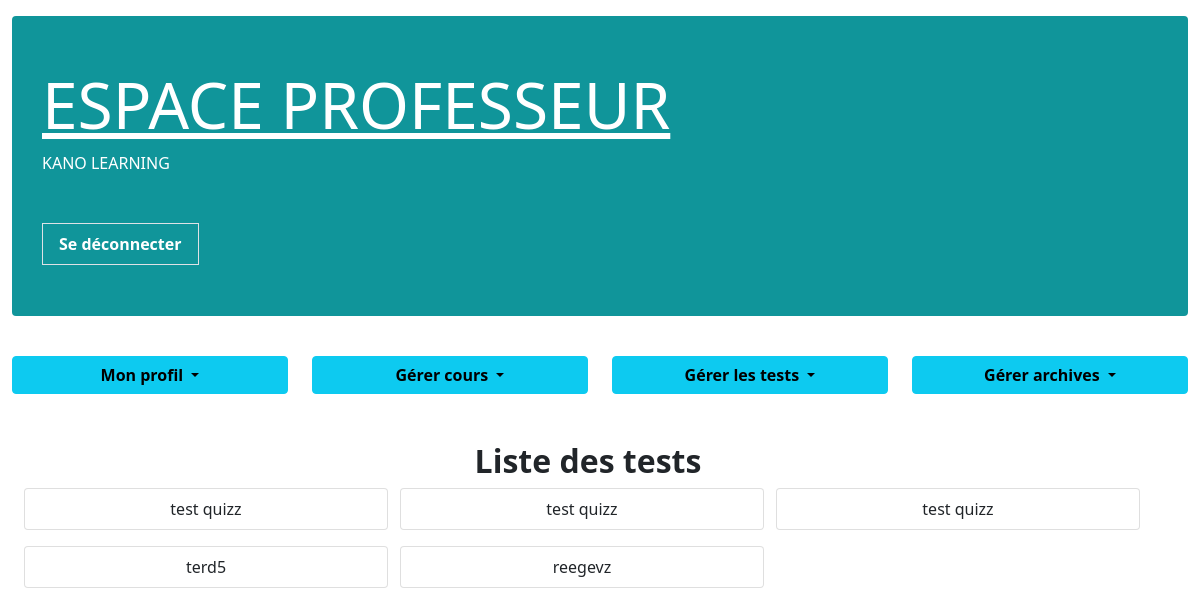
The app's page /quiz-list/ (signed in) with its own data.
### home/models.py (models this page shows)
class Quiz(models.Model):
    title = models.CharField(max_length=200)  # Titre du quiz

### home/views.py (the view)
# urls.py: path('quiz-list/', views.quiz_list, name='quiz_list'),
@login_required(login_url='/index_prof/')
def quiz_list(request):
    quizzes = Quiz.objects.all()
    return render(request, 'home/professeur/quizz/quiz_list.html', {'quizzes': quizzes})

### home/templates/home/professeur/quizz/quiz_list.html
{% extends 'home/professeur/prof_base.html' %}
{% block content %}
  {% load static %}
  <div class="container-fluid row mt-5 text-center justify-content-center">
    <h2><b>Liste des tests</b></h2>
    <div class="row">
      {% for quiz in quizzes %}
        <div class="list-group col-4 mb-2">
          <a href="{% url 'take_quiz' quiz.id %}" class="list-group-item list-group-item-action mb-2">{{ quiz.title }} <br>
        </a>
        </div>
      {% endfor %}
    </div>
  </div>
{% endblock %}

### records on screen
Quiz: title "test quizz"
Quiz: title "test quizz"
Quiz: title "test quizz"
Quiz: title "terd5"
Quiz: title "reegevz"
